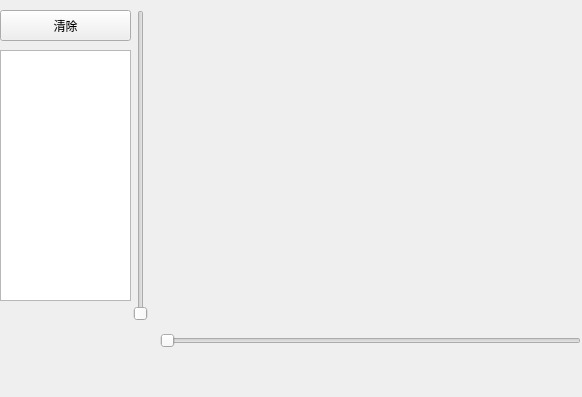
<?xml version="1.0" encoding="UTF-8"?>
<ui version="4.0">
 <class>pidcurve</class>
 <widget class="QDockWidget" name="pidcurve">
  <property name="geometry">
   <rect>
    <x>0</x>
    <y>0</y>
    <width>582</width>
    <height>397</height>
   </rect>
  </property>
  <property name="windowTitle">
   <string>DockWidget</string>
  </property>
  <widget class="QWidget" name="dockWidgetContents">
   <widget class="QCustomPlot" name="widget" native="true">
    <property name="geometry">
     <rect>
      <x>160</x>
      <y>10</y>
      <width>421</width>
      <height>311</height>
     </rect>
    </property>
   </widget>
   <widget class="QSlider" name="horizontalSliderAMin">
    <property name="geometry">
     <rect>
      <x>160</x>
      <y>330</y>
      <width>421</width>
      <height>22</height>
     </rect>
    </property>
    <property name="orientation">
     <enum>Qt::Horizontal</enum>
    </property>
   </widget>
   <widget class="QSlider" name="verticalSliderAMax">
    <property name="geometry">
     <rect>
      <x>130</x>
      <y>10</y>
      <width>22</width>
      <height>311</height>
     </rect>
    </property>
    <property name="orientation">
     <enum>Qt::Vertical</enum>
    </property>
   </widget>
   <widget class="QPushButton" name="pushButtonCW">
    <property name="geometry">
     <rect>
      <x>0</x>
      <y>10</y>
      <width>131</width>
      <height>31</height>
     </rect>
    </property>
    <property name="text">
     <string>清除</string>
    </property>
   </widget>
   <widget class="QTextEdit" name="textEdit">
    <property name="geometry">
     <rect>
      <x>0</x>
      <y>50</y>
      <width>131</width>
      <height>251</height>
     </rect>
    </property>
   </widget>
  </widget>
 </widget>
 <customwidgets>
  <customwidget>
   <class>QCustomPlot</class>
   <extends>QWidget</extends>
   <header>qcustomplot.h</header>
   <container>1</container>
  </customwidget>
 </customwidgets>
 <resources/>
 <connections/>
</ui>
